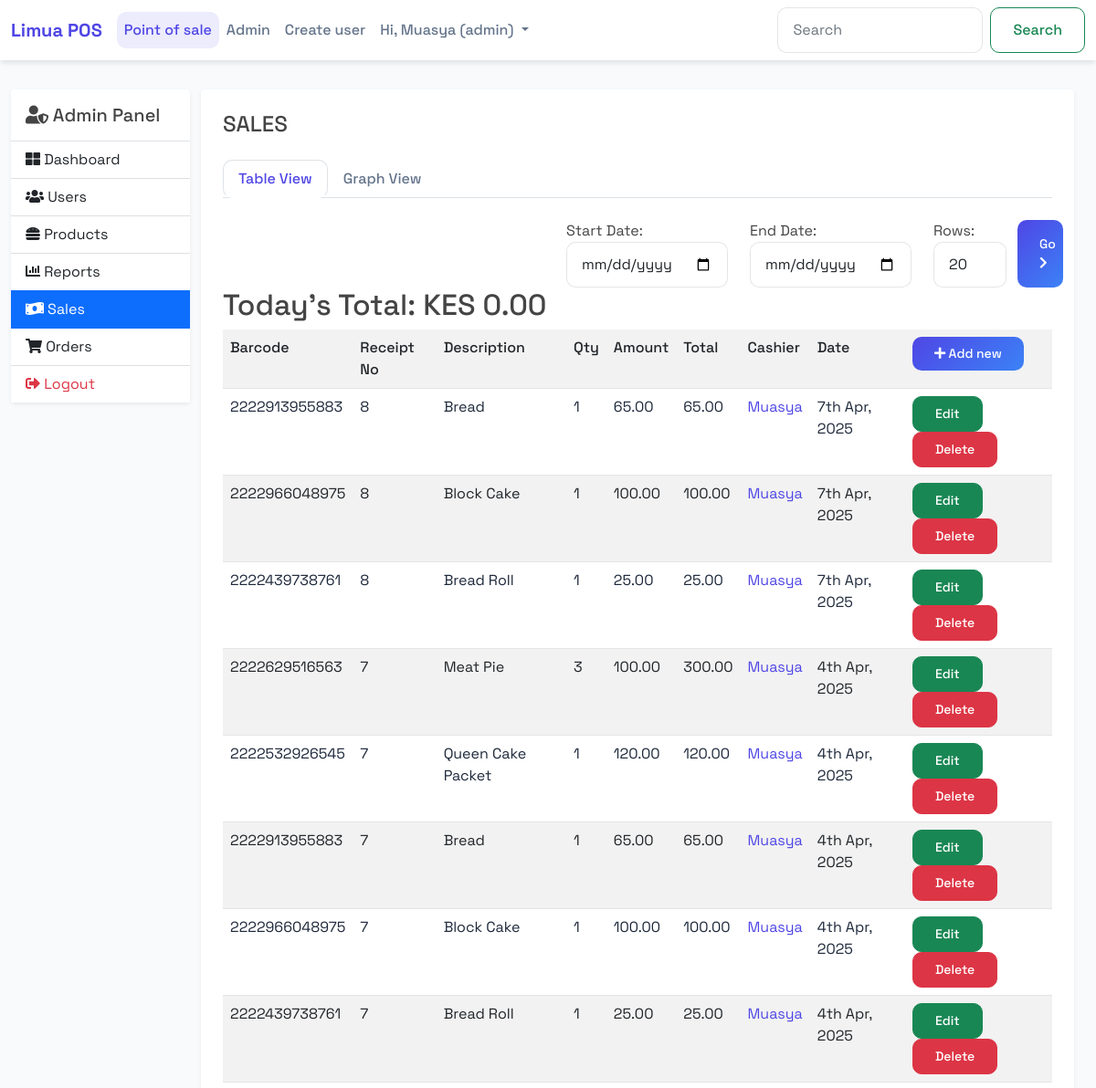
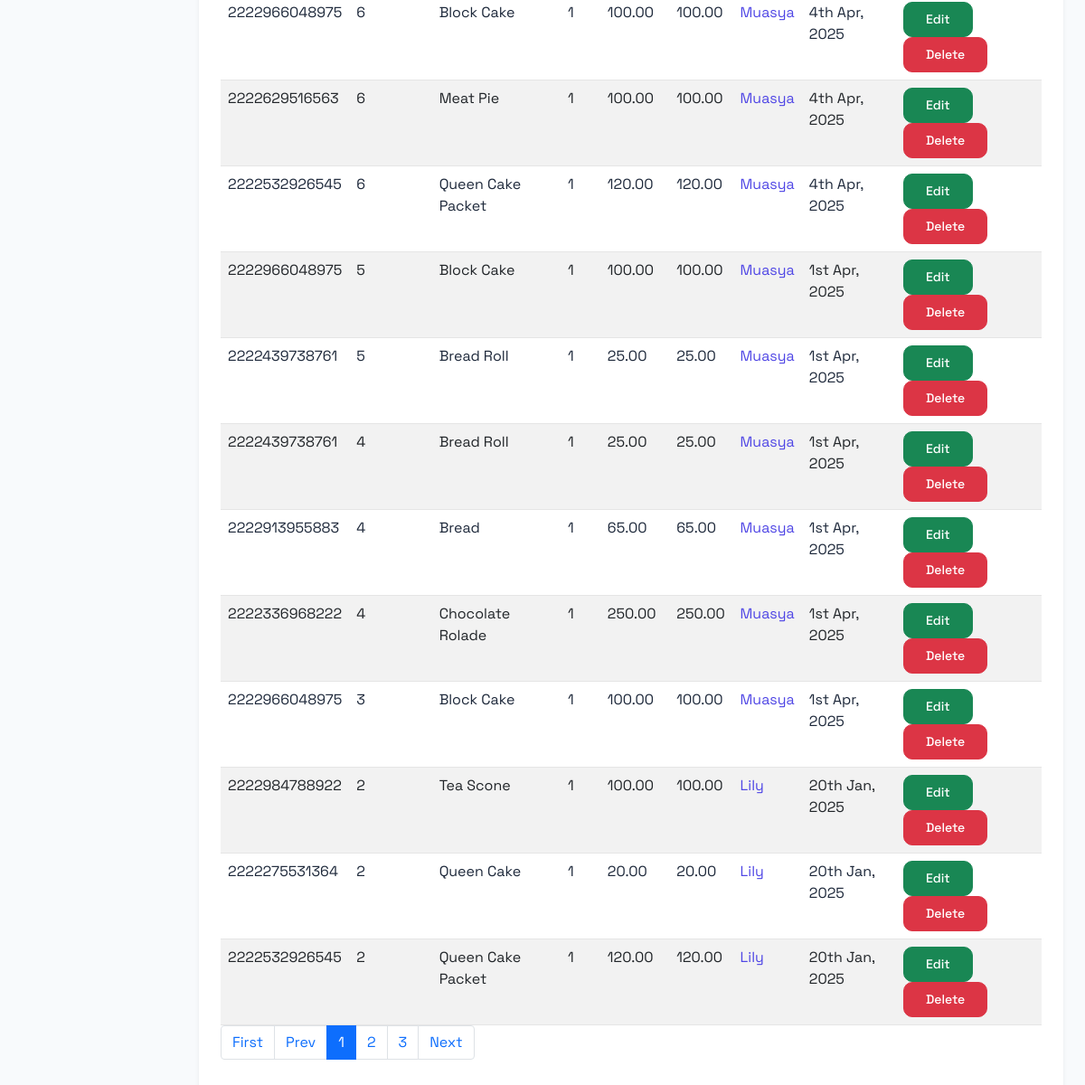
The app's page /index.php?pg=admin&tab=sales (signed in) with its own data (2 pictures, top to bottom).
### tables this page shows
CREATE TABLE `sales` (
  `id` int(11) NOT NULL,
  `barcode` varchar(15) NOT NULL,
  `receipt_no` int(11) NOT NULL,
  `description` varchar(50) NOT NULL,
  `qty` int(11) NOT NULL,
  `amount` decimal(10,2) NOT NULL,
  `total` decimal(10,2) NOT NULL,
  `date` datetime NOT NULL,
  `user_id` varchar(60) NOT NULL
);

CREATE TABLE `users` (
  `id` int(11) NOT NULL,
  `username` varchar(30) NOT NULL,
  `email` varchar(100) NOT NULL,
  `password` varchar(255) NOT NULL,
  `date` datetime NOT NULL,
  `image` varchar(500) DEFAULT NULL,
  `role` varchar(20) NOT NULL,
  `gender` varchar(6) NOT NULL DEFAULT 'male',
  `deletable` tinyint(1) NOT NULL DEFAULT 1
);

### app/core/database.php (called while the page is built, shortened)
<?php
class Database
{
	private function db_connect()
	{
		$DBHOST = "localhost";
		$DBNAME = "limuaa_db";
		$DBUSER = "root";
		$DBPASS = "";
		$DBDRIVER = "mysql";
		try {
			$con = new PDO("$DBDRIVER:host=$DBHOST;dbname=$DBNAME", $DBUSER, $DBPASS);
		} catch (PDOException $e) {
			echo $e->getMessage();
		}
		return $con;
	}
	public function query($query, $data = array())
	{
		$con = $this->db_connect();
		$stm = $con->prepare($query);
		$result = [];
		try {
			$check = $stm->execute($data);
			if ($check) {
				$result = $stm->fetchAll(PDO::FETCH_ASSOC);
			}
		} catch (PDOException $e) {
			error_log("Database query error: " . $e->getMessage());
		}
		return $result;
	}
}

### app/core/model.php (called while the page is built, shortened)
<?php
class Model extends Database
{
	public function first($data)
	{
		$keys = array_keys($data);
		$query = "select * from $this->table where ";
		foreach ($keys as $key) {
			$query .= "$key = :$key && ";
		}
		$query = trim($query,"&& ");
		$db = new Database;
		if($res = $db->query($query,$data))
		{
			return $res[0];
		}
		return false;
	}
	public function query($query, $data = array())
    {
        $db = new Database();
        $result = $db->query($query, $data);
        return is_array($result) ? $result : [];
    }
}

### app/core/functions.php (called while the page is built, shortened)
<?php
function esc($str)
{
	return htmlspecialchars($str);
}
function get_user_by_id($id)
{
	$user = new User();
	return $user->first(['id'=>$id]);
}

### app/models/Auth.php (called while the page is built, shortened)
<?php
class Auth
{
	public static function get($column)
	{
		if(!empty($_SESSION['USER'][$column])){
			return $_SESSION['USER'][$column];
		}
		return "Unknown";
	}
	public static function access($role)
	{
		$access['admin'] 		= ['admin'];
		$access['supervisor'] 	= ['admin','supervisor'];
		$access['cashier'] 		= ['admin','supervisor','cashier'];
		$access['accountant'] 	= ['admin','accountant'];
		$access['user'] 		= ['admin','supervisor','cashier','user'];
		$myrole = self::get('role');
		if(in_array($myrole, $access[$role]))
		{
			return true;
		}
		return false;
	}
}

### app/views/admin/sales.view.php (the view, shortened to what this page needs)
<ul class="nav nav-tabs">
  <li class="nav-item">
    <a class="nav-link <?=($section =='table') ? 'active':''?>" aria-current="page" href="index.php?pg=admin&tab=sales">
	    Table View
	</a>
  </li>
  <li class="nav-item">
    <a class="nav-link <?=($section =='graph') ? 'active':''?>" href="index.php?pg=admin&tab=sales&s=graph">
	    Graph View
	</a>
  </li>
</ul>
<br>
<?php if($section == 'table'):?>
<div>
	<form class="row float-end" >
			<div class="col">
				<label for="start">Start Date:</label>
				<input class="form-control" id="start" type="date" name="start" value="<?=!empty($_GET['start']) ? $_GET['start']:''?>">
			</div>
			<div class="col">
				<label for="end">End Date:</label>
				<input class="form-control" id="end" type="date" name="end" value="<?=!empty($_GET['end']) ? $_GET['end']:''?>">
			</div>
			<div class="col">
				<label for="limit">Rows:</label>
				<input style="max-width: 80px" class="form-control" id="limit" type="number" min="1" name="limit" value="<?=!empty($_GET['limit']) ? $_GET['limit']:'20'?>">
			</div>
			<button style="max-width:50px" class="btn col btn-primary btn-sm">Go <i class="fa fa-chevron-right"></i></button>
	</form>
</div>
<div class="table-responsive">
	<h2>Today's Total: KES <?=number_format($sales_total,2)?></h2>
	<table class="table table-striped table-hover">
		<tr>
			<th>Barcode</th><th>Receipt No</th><th>Description</th><th>Qty</th><th>Amount</th><th>Total</th><th>Cashier</th><th>Date</th>
			<th>
				<a href="index.php?pg=home">
					<button class="btn btn-primary btn-sm"><i class="fa fa-plus"></i> Add new</button>
				</a>
			</th>
		</tr>
		<?php if (!empty($sales)):?>
			<?php foreach ($sales as $sale):?>
	 		<tr>
				<td><?=esc($sale['barcode'])?></td>
				<td><?=esc($sale['receipt_no'])?></td>
				<td>
 					<?=esc($sale['description'])?>
 				</td>
				<td><?=esc($sale['qty'])?></td>
				<td><?=esc($sale['amount'])?></td>
				<td><?=esc($sale['total'])?></td>
				<?php
					$cashier = get_user_by_id($sale['user_id']);
					if(empty($cashier)){
						$name = "Unknown";
						$namelink = "#";
					}else{
						$name = $cashier['username'];
						$namelink = "index.php?pg=profile&id=".$cashier['id'];
					}
				?>
				<td>
					<a href="<?=$namelink?>">
						<?=esc($name)?>
					</a>
				</td>
				<td><?=date("jS M, Y",strtotime($sale['date']))?></td>
				<td>
                    <?php if(Auth::access('admin') || Auth::access('supervisor')): ?>
                        <a href="index.php?pg=sale-edit&id=<?=$sale['id']?>">
                            <button class="btn btn-success btn-sm">Edit</button>
                        </a>
                        <a href="index.php?pg=sale-delete&id=<?=$sale['id']?>">
                            <button class="btn btn-danger btn-sm">Delete</button>
                        </a>
                    <?php endif; ?>
				</td>
			</tr>
			<?php endforeach;?>
		<?php endif;?>
	</table>
</div>
<?php endif;?>

### public/assets/css/main.css (style rules this page uses)
body a { text-decoration: none; }

### app/views/partials/header.view.php (style rules this page uses)
body { font-family: 'Space Grotesk', sans-serif; background: #f8fafc; min-height: 100vh; color: #1e293b; }
.table { color: #1e293b; margin: 0; }
.table th { color: #64748b; font-weight: 500; border-color: rgba(0,0,0,0.1); }
.table td { border-color: rgba(0,0,0,0.1); }
.form-control { border-radius: 10px; border: 1px solid rgba(0,0,0,0.1); padding: 0.75rem 1rem; transition: all 0.3s ease; }
.btn { border-radius: 10px; padding: 0.5rem 1.5rem; transition: all 0.3s ease; font-weight: 500; }
.btn-primary { background: linear-gradient(135deg, #4f46e5 0%, #3b82f6 100%); border: none; }
.nav-link { color: #64748b !important; font-weight: 500; transition: all 0.3s ease; }
.nav-link.active { color: #4f46e5 !important; background: rgba(79, 70, 229, 0.1); border-radius: 10px; }
a { color: #4f46e5; text-decoration: none; transition: all 0.3s ease; }

### records on screen
sales: barcode "2222913955883", receipt_no "8", description "Bread", qty "1", amount "65.00", total "65.00", user.username "Muasya", date "7th Apr, 2025"
sales: barcode "2222966048975", receipt_no "8", description "Block Cake", qty "1", amount "100.00", total "100.00", user.username "Muasya", date "7th Apr, 2025"
sales: barcode "2222439738761", receipt_no "8", description "Bread Roll", qty "1", amount "25.00", total "25.00", user.username "Muasya", date "7th Apr, 2025"
sales: barcode "2222629516563", receipt_no "7", description "Meat Pie", qty "3", amount "100.00", total "300.00", user.username "Muasya", date "4th Apr, 2025"
sales: barcode "2222532926545", receipt_no "7", description "Queen Cake Packet", qty "1", amount "120.00", total "120.00", user.username "Muasya", date "4th Apr, 2025"
sales: barcode "2222913955883", receipt_no "7", description "Bread", qty "1", amount "65.00", total "65.00", user.username "Muasya", date "4th Apr, 2025"
sales: barcode "2222966048975", receipt_no "7", description "Block Cake", qty "1", amount "100.00", total "100.00", user.username "Muasya", date "4th Apr, 2025"
sales: barcode "2222439738761", receipt_no "7", description "Bread Roll", qty "1", amount "25.00", total "25.00", user.username "Muasya", date "4th Apr, 2025"
sales: barcode "2222966048975", receipt_no "6", description "Block Cake", qty "1", amount "100.00", total "100.00", user.username "Muasya", date "4th Apr, 2025"
sales: barcode "2222629516563", receipt_no "6", description "Meat Pie", qty "1", amount "100.00", total "100.00", user.username "Muasya", date "4th Apr, 2025"
sales: barcode "2222532926545", receipt_no "6", description "Queen Cake Packet", qty "1", amount "120.00", total "120.00", user.username "Muasya", date "4th Apr, 2025"
sales: barcode "2222966048975", receipt_no "5", description "Block Cake", qty "1", amount "100.00", total "100.00", user.username "Muasya", date "1st Apr, 2025"
sales: barcode "2222439738761", receipt_no "5", description "Bread Roll", qty "1", amount "25.00", total "25.00", user.username "Muasya", date "1st Apr, 2025"
sales: barcode "2222439738761", receipt_no "4", description "Bread Roll", qty "1", amount "25.00", total "25.00", user.username "Muasya", date "1st Apr, 2025"
sales: barcode "2222913955883", receipt_no "4", description "Bread", qty "1", amount "65.00", total "65.00", user.username "Muasya", date "1st Apr, 2025"
sales: barcode "2222336968222", receipt_no "4", description "Chocolate Rolade", qty "1", amount "250.00", total "250.00", user.username "Muasya", date "1st Apr, 2025"
sales: barcode "2222966048975", receipt_no "3", description "Block Cake", qty "1", amount "100.00", total "100.00", user.username "Muasya", date "1st Apr, 2025"
sales: barcode "2222984788922", receipt_no "2", description "Tea Scone", qty "1", amount "100.00", total "100.00", user.username "Lily", date "20th Jan, 2025"
sales: barcode "2222275531364", receipt_no "2", description "Queen Cake", qty "1", amount "20.00", total "20.00", user.username "Lily", date "20th Jan, 2025"
sales: barcode "2222532926545", receipt_no "2", description "Queen Cake Packet", qty "1", amount "120.00", total "120.00", user.username "Lily", date "20th Jan, 2025"

### other values on screen
APP_NAME "Limua POS"
auth('username') "Muasya"
Auth::get('role') "admin"
$tab "SALES"
$sales_total "0.00"
$page_number "1"
$page_number + $i "2"
$page_number + $i "3"
